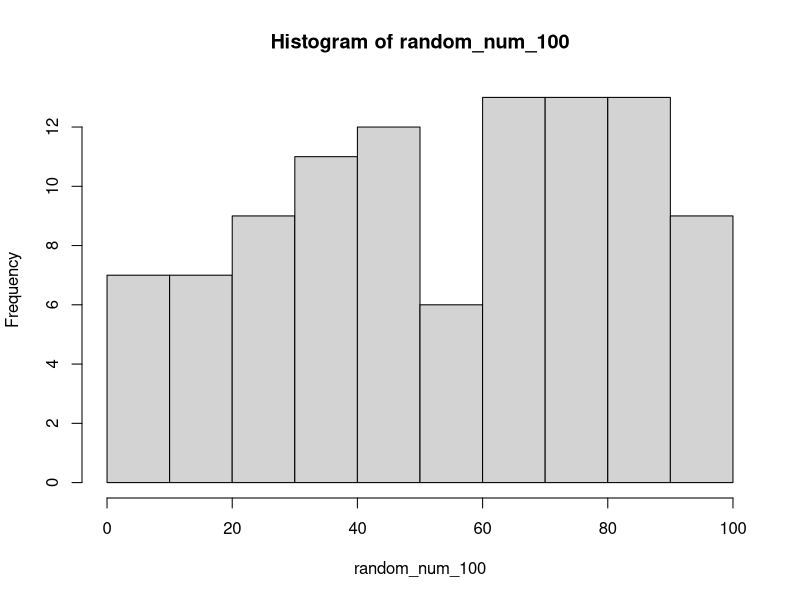
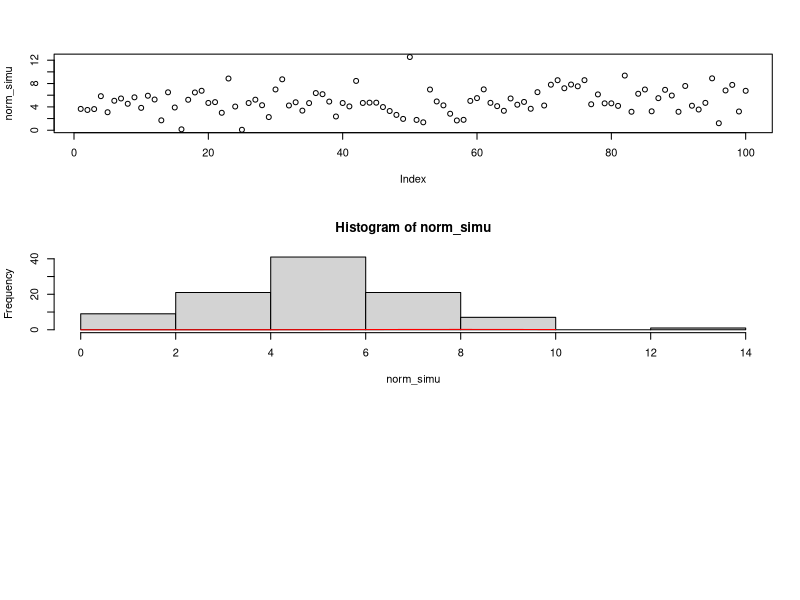
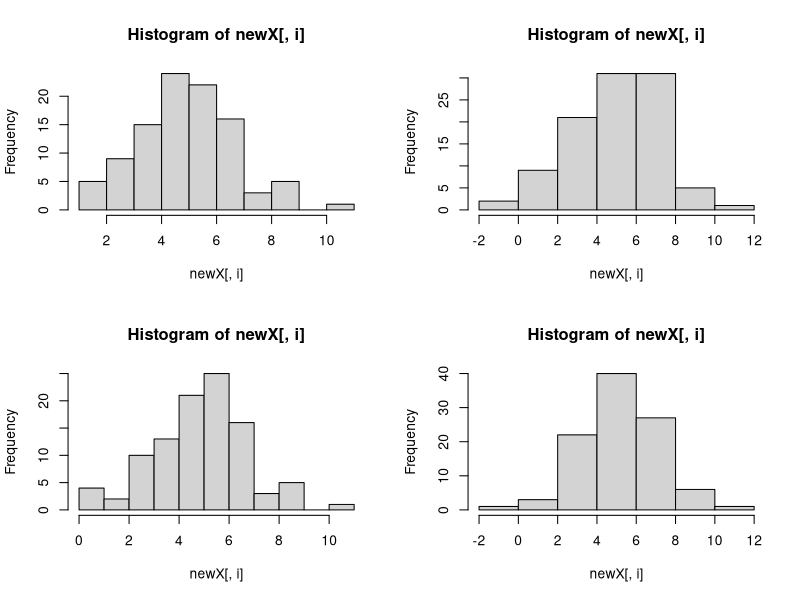

Source code (R) for these figures, in order:
# MONTE CARLO SIMULATION 

# SOME IMPORTANT TERMS:
## FUNCTIONS FOR PROBABLITY DISTRUBUTION 
# rnorm: generate random normal varaints with a given mean and standard deviation
# dnorm: evaluvate the normal probablity density 
# pnorm: evaluvate the cumulative distribution function for a normal distribution 
# rpois: generate random poisson variates with given rate 
# poisson: is a discrete probablity distribution that expresses the probablity of a given number
# of events occuring in fix interval of time 

# runif function for random numbers 
# n = range
# min = minimum limit
# max = maximum limit 

runif(n=10000,min = 1,max = 100)
#runif(n = 100)  # so here random number generation will be between 1 to 10 but 
# it will generate 1000 random numbers between 1 - 10 

# Lets plot a histogram to know the range of the random numbers
random_num_100 <- runif(n=100,min = 1,max = 100)
hist(random_num_100)

# mean of the random numbers 
mean(random_num_100)
sd(random_num_100)   # standard deviation

# sd or standard deviation: is measure of amount of variance or dispersion of a set of value
# 

norm_simu <- rnorm(n = 100,mean = 5,  sd = 2)
norm_simu

par(mfrow=c(3,1))   # par function to include nrows and ncoloumns
plot(norm_simu)
hist(norm_simu)
#hist(norm_simu, freq = F)
curve(dnorm(x, mean = 8,sd = 2),from = 0,to = 10, add = T,col = "red")

# Summary statistics
mean(norm_simu)
sd(norm_simu)


# replicate() is like for loop replicate the process for given n times 
norm_sim_all <- replicate(n = 4, rnorm(n = 100, mean = 5, sd = 2))
print(norm_sim_all)

par(mfrow=c(2,2))
apply(X = norm_sim_all,MARGIN = 2, FUN = hist)
apply(X = norm_sim_all,MARGIN = 2, FUN = mean)
apply(X = norm_sim_all,MARGIN = 2, FUN = sd)

# apply is a r function which works like for or while loop in r 
# it is use in r to decrease the codelines





# a new monte carlo problem 
#


runs <- 100000
#simulates on game of 10 spins, returns whether the sum of all the spins is < 1
play.game <- function(){
  results <- sample(c(1,1,-1,2),10,replace=T)
  return(sum(results) < 0)
}
mc.prob <- sum(replicate(runs,play.game()))/runs
print(mc.prob)


